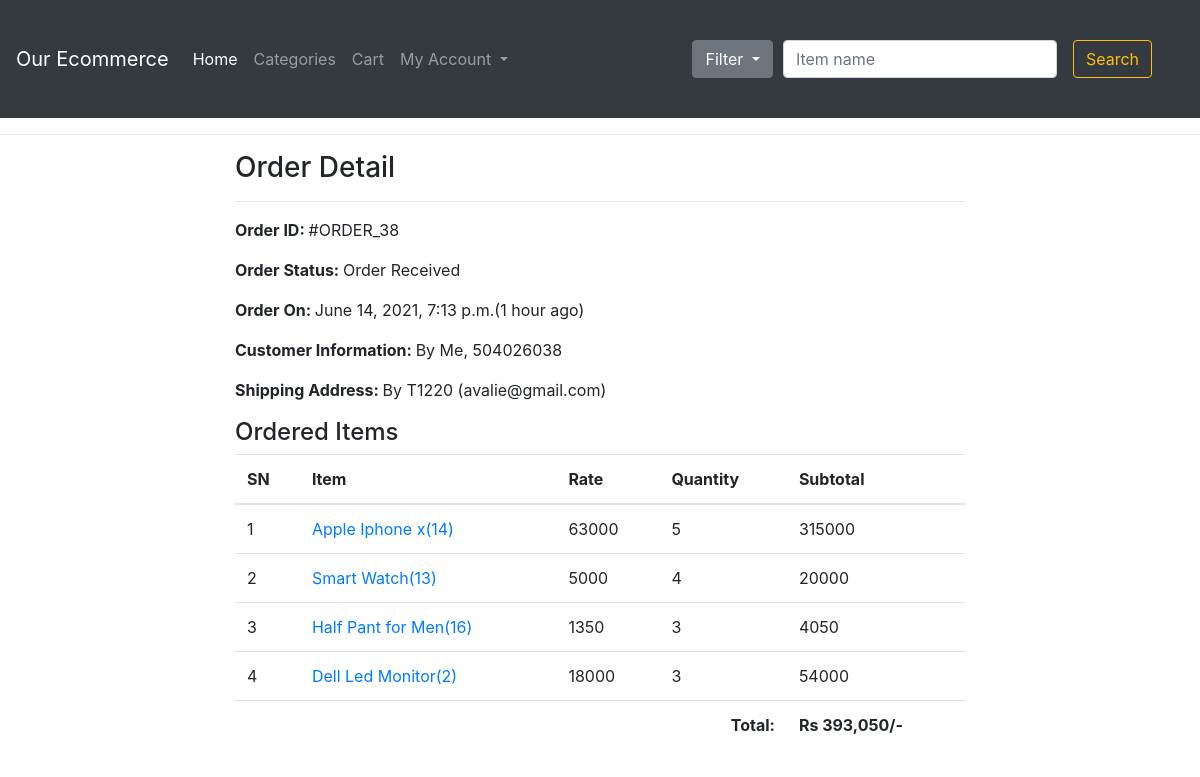
/profile/order-38/ (signed in), run on the app's committed database.
### ecomapp/models.py (models this page shows, shortened)
class Order(models.Model):
    cart = models.OneToOneField(Cart, on_delete=models.CASCADE)
    ordered_by = models.CharField(max_length=200)
    shipping_address = models.CharField(max_length=200)
    mobile = models.CharField(max_length=10)
    email = models.EmailField(null=True, blank=True)
    subtotal = models.PositiveIntegerField()
    discount = models.PositiveIntegerField()
    total = models.PositiveIntegerField()
    order_status = models.CharField(max_length=50, choices=ORDER_STATUS)
    created_at = models.DateTimeField(auto_now_add=True)
    payment_method = models.CharField(
        max_length=20, default="Cash On Delivery")
    payment_completed = models.BooleanField(
        default=False, null=True, blank=True)

class CartProduct(models.Model):
    cart = models.ForeignKey(Cart, on_delete=models.CASCADE)
    product = models.ForeignKey(Product, on_delete=models.CASCADE)
    rate = models.PositiveIntegerField()
    quantity = models.PositiveIntegerField()
    subtotal = models.PositiveIntegerField()

class Product(models.Model):
    title = models.CharField(max_length=200)
    slug = models.SlugField(unique=True)
    category = models.ForeignKey(Category, on_delete=models.CASCADE)
    image = models.ImageField(upload_to="products")
    marked_price = models.PositiveIntegerField()
    selling_price = models.PositiveIntegerField()
    description = models.TextField()
    warranty = models.CharField(max_length=300, null=True, blank=True)
    return_policy = models.CharField(max_length=300, null=True, blank=True)
    view_count = models.PositiveIntegerField(default=0)
    in_stock = models.PositiveIntegerField(default=10)
    date_added = models.DateTimeField(auto_now_add=True)

### ecomapp/views.py (the view)
# urls.py: path("profile/order-<int:pk>/", CustomerOrderDetailView.as_view(),
class CustomerOrderDetailView(DetailView):
    template_name = "customerorderdetail.html"
    model = Order
    context_object_name = "ord_obj"
    def dispatch(self, request, *args, **kwargs):
        if request.user.is_authenticated and Customer.objects.filter(user=request.user).exists():
            order_id = self.kwargs["pk"]
            order = Order.objects.get(id=order_id)
            if request.user.customer != order.cart.customer:
                return redirect("ecomapp:customerprofile")
        else:
            return redirect("/login/?next=/profile/")
        return super().dispatch(request, *args, **kwargs)

### templates/customerorderdetail.html (shortened to what this page needs)
{% extends "base.html" %}
{% load humanize %}
{% block content %}
<div class="container">
    <div class="row">
        <div class="col-md-8 mx-auto">
            <h3>Order Detail</h3><hr>
            <p><span class="font-weight-bold">Order ID: </span> #ORDER_{{ord_obj.id}}</p>
            <p><span class="font-weight-bold">Order Status: </span> {{ord_obj.order_status}}</p>
            <p><span class="font-weight-bold">Order On: </span> {{ord_obj.created_at}}({{ord_obj.created_at|timesince}} ago)</p>
            <p><span class="font-weight-bold">Customer Information: </span> By {{ord_obj.ordered_by}}, {{ord_obj.mobile}}</p>
            <p><span class="font-weight-bold">Shipping Address: </span> By {{ord_obj.shipping_address}} ({{ord_obj.email}})</p>
            <h4>Ordered Items</h4>
            <table class="table">
                <thead>
                    <tr>
                        <th>SN</th>
                        <th>Item</th>
                        <th>Rate</th>
                        <th>Quantity</th>
                        <th>Subtotal</th>
                    </tr>
                </thead>
                <tbody>
                    {% for cp in ord_obj.cart.cartproduct_set.all %}
                    <tr>
                        <td>{{forloop.counter}}</td>
                        <td><a target="_blank" href="{% url 'ecomapp:productdetail' cp.product.slug %}">{{cp.product.title}}({{cp.product.id}})</a></td>
                        <td>{{cp.rate}}</td>
                        <td>{{cp.quantity}}</td>
                        <td>{{cp.subtotal}}</td>
                    </tr>
                    {% endfor %}
                    <tr>
                        <th colspan="4" class="text-right">Total: </th>
                        <th>Rs {{ord_obj.total|intcomma}}/-</th>
                    </tr>
                </tbody>
            </table>
        </div>
    </div>
</div>
{% endblock %}

### data on the page
Order: id "38", order_status "Order Received", created_at "June 14, 2021, 7:13 p.m.", created_at "1 hour", ordered_by "Me", mobile "504026038", shipping_address "T1220", email "avalie@gmail.com", total "393,050"
CartProduct: product "Apple Iphone x", product.id "14", rate "63000", quantity "5", subtotal "315000"
CartProduct: product "Smart Watch", product.id "13", rate "5000", quantity "4", subtotal "20000"
CartProduct: product "Half Pant for Men", product.id "16", rate "1350", quantity "3", subtotal "4050"
CartProduct: product "Dell Led Monitor", product.id "2", rate "18000", quantity "3", subtotal "54000"
